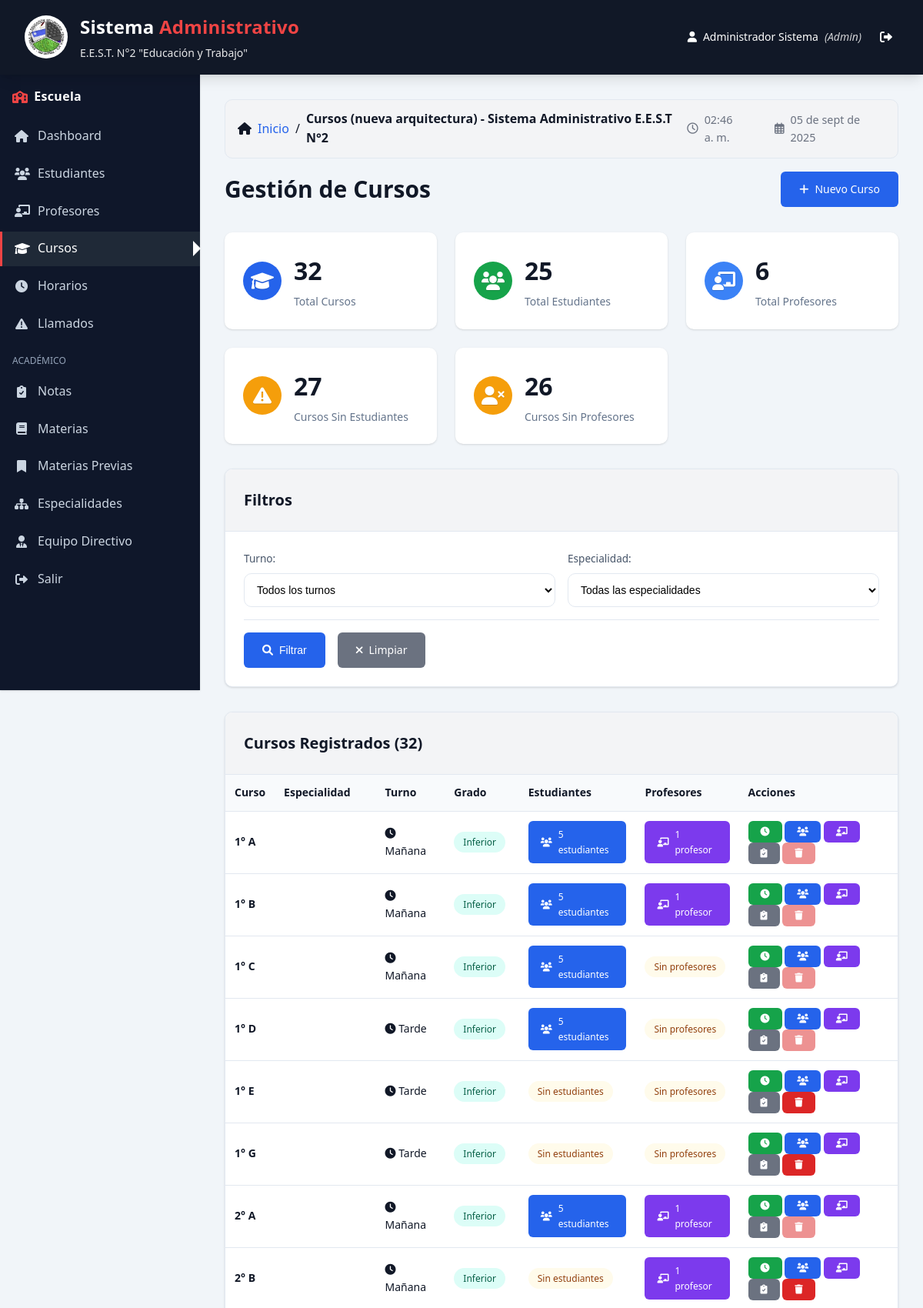
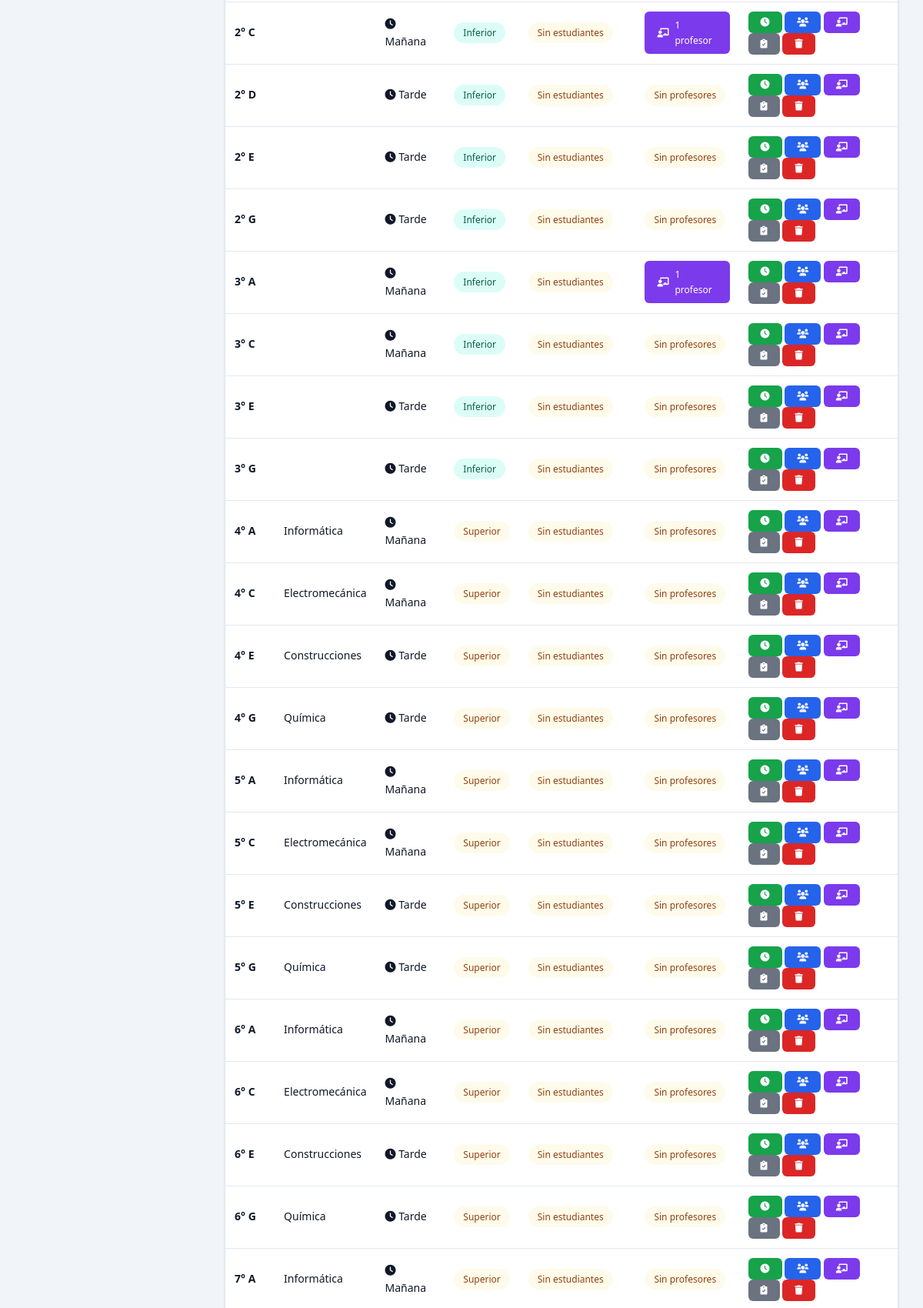
Page /cursos.php (signed in, upper part) on the committed database (2 pictures, top to bottom).
### tables this page shows
CREATE TABLE `usuarios` (
  `id` int(11) NOT NULL,
  `username` varchar(50) NOT NULL,
  `password` varchar(255) NOT NULL,
  `nombre` varchar(100) NOT NULL,
  `apellido` varchar(100) NOT NULL,
  `email` varchar(100) DEFAULT NULL,
  `rol` enum('admin','directivo','preceptor','secretaria') NOT NULL,
  `activo` tinyint(1) DEFAULT 1,
  `fecha_creacion` timestamp NOT NULL DEFAULT current_timestamp()
);

CREATE TABLE `cursos` (
  `id` int(11) NOT NULL,
  `anio` int(11) NOT NULL,
  `division` varchar(5) NOT NULL,
  `turno_id` int(11) NOT NULL,
  `especialidad_id` int(11) DEFAULT NULL,
  `taller_id` int(11) DEFAULT NULL,
  `grado` enum('inferior','superior') NOT NULL,
  `activo` tinyint(1) DEFAULT 1
);

CREATE TABLE `turnos` (
  `id` int(11) NOT NULL,
  `nombre` varchar(20) NOT NULL,
  `hora_inicio` time DEFAULT NULL,
  `hora_fin` time DEFAULT NULL
);

CREATE TABLE `especialidades` (
  `id` int(11) NOT NULL,
  `nombre` varchar(100) NOT NULL,
  `descripcion` text DEFAULT NULL,
  `activa` tinyint(1) DEFAULT 1
);

### cursos.php (the view, shortened to what the rows shown need)
<?php
require_once 'config/database.php';
$db = Database::getInstance();
$servicioAutenticacion = new ServicioAutenticacion($db);
$usuario = $servicioAutenticacion->verificarSesion();
include 'includes/header.php';
$where_conditions = ["c.activo = 1"];
$params = [];
$where_clause = implode(" AND ", $where_conditions);
$cursos = $db->fetchAll("
    SELECT c.*, t.nombre as turno, esp.nombre as especialidad,
           COUNT(DISTINCT e.id) as cantidad_estudiantes,
           COUNT(DISTINCT pc.profesor_id) as cantidad_profesores
    FROM cursos c
    LEFT JOIN turnos t ON c.turno_id = t.id
    LEFT JOIN especialidades esp ON c.especialidad_id = esp.id
    LEFT JOIN estudiantes e ON c.id = e.curso_id AND e.activo = 1
    LEFT JOIN profesor_curso pc ON c.id = pc.curso_id AND pc.activo = 1 AND pc.anio_academico = YEAR(CURDATE())
    WHERE $where_clause
    GROUP BY c.id
    ORDER BY c.anio, c.division
", $params);
?>
<section class="cursos-section">
    <div class="section-header">
        <h2>Gestión de Cursos</h2>
    </div>
    <div class="card">
        <div class="table-container">
            <table class="table">
                <thead>
                    <tr>
                        <th>Curso</th>
                        <th>Especialidad</th>
                        <th>Turno</th>
                        <th>Grado</th>
                        <th>Estudiantes</th>
                        <th>Profesores</th>
                        <th>Acciones</th>
                    </tr>
                </thead>
                <tbody>
                    <?php if (!empty($cursos)): ?>
                        <?php foreach ($cursos as $curso): ?>
                        <tr>
                            <td>
                                <strong><?php echo $curso['anio'] . '° ' . $curso['division']; ?></strong>
                            </td>
                            <td>
                                <?php echo htmlspecialchars($curso['especialidad']); ?>
                            </td>
                            <td>
                                <i class="fas fa-clock"></i>
                                <?php echo htmlspecialchars($curso['turno']); ?>
                            </td>
                            <td>
                                <span class="status <?php echo $curso['grado'] === 'inferior' ? 'status-success' : 'status-warning'; ?>">
                                    <?php echo ucfirst($curso['grado']); ?>
                                </span>
                            </td>
                            <td>
                                <?php if ($curso['cantidad_estudiantes'] > 0): ?>
                                    <a href="estudiantes.php?curso=<?php echo $curso['id']; ?>" class="btn btn-sm btn-primary">
                                        <i class="fas fa-users"></i> <?php echo $curso['cantidad_estudiantes']; ?> estudiante<?php echo $curso['cantidad_estudiantes'] != 1 ? 's' : ''; ?>
                                    </a>
                                <?php else: ?>
                                    <span class="status status-warning">Sin estudiantes</span>
                                <?php endif; ?>
                            </td>
                            <td>
                                <?php if ($curso['cantidad_profesores'] > 0): ?>
                                    <a href="profesores.php?curso=<?php echo $curso['id']; ?>" class="btn btn-sm btn-purple">
                                        <i class="fas fa-chalkboard-teacher"></i> <?php echo $curso['cantidad_profesores']; ?> profesor<?php echo $curso['cantidad_profesores'] != 1 ? 'es' : ''; ?>
                                    </a>
                                <?php else: ?>
                                    <span class="status status-warning">Sin profesores</span>
                                <?php endif; ?>
                            </td>
                            <td>
                                <a href="horarios.php?curso=<?php echo $curso['id']; ?>"
                                   class="btn btn-sm btn-success" title="Ver horarios">
                                    <i class="fas fa-clock"></i>
                                </a>
                                <a href="estudiantes.php?curso=<?php echo $curso['id']; ?>"
                                   class="btn btn-sm btn-primary" title="Ver estudiantes">
                                    <i class="fas fa-users"></i>
                                </a>
                                <a href="profesores.php?curso=<?php echo $curso['id']; ?>"
                                   class="btn btn-sm btn-purple" title="Ver profesores">
                                    <i class="fas fa-chalkboard-teacher"></i>
                                </a>
                                <?php if (hasRole('admin') || hasRole('directivo')): ?>
                                <a href="notas.php?curso=<?php echo $curso['id']; ?>"
                                   class="btn btn-sm btn-secondary" title="Ver notas del curso">
                                    <i class="fas fa-clipboard-check"></i>
                                </a>
                                <?php if ($curso['cantidad_estudiantes'] == 0): ?>
                                <form method="POST" style="display: inline;" onsubmit="return confirm('¿Estás seguro de que quieres eliminar el curso <?php echo $curso['anio'] . '° ' . $curso['division']; ?>? Esta acción no se puede deshacer.');">
                                    <button type="submit" name="eliminar_curso" class="btn btn-sm btn-danger" title="Eliminar curso">
                                        <i class="fas fa-trash"></i>
                                    </button>
                                </form>
                                <?php else: ?>
                                <button type="button" class="btn btn-sm btn-danger" disabled title="No se puede eliminar - Tiene estudiantes asignados">
                                    <i class="fas fa-trash"></i>
                                </button>
                                <?php endif; ?>
                                <?php endif; ?>
                            </td>
                        </tr>
                        <?php endforeach; ?>
                    <?php endif; ?>
                </tbody>
            </table>
        </div>
    </div>
</section>
<?php include 'includes/footer.php'; ?>

### includes/header.php (shortened to what the rows shown need)
<?php
$currentUser = [
    'nombre' => $_SESSION['nombre'] ?? 'Usuario',
    'apellido' => $_SESSION['apellido'] ?? '',
    'rol' => $_SESSION['rol'] ?? 'usuario'
];
function hasRole($roles) {
    $userRole = $_SESSION['rol'] ?? '';
    if (is_array($roles)) {
        return in_array($userRole, $roles);
    }
    return $userRole === $roles;
}
?>
<!DOCTYPE html>
<html lang="es">
<head>
    <link rel="stylesheet" href="css/style.css">
    <link rel="stylesheet" href="https://cdnjs.cloudflare.com/ajax/libs/font-awesome/6.0.0/css/all.min.css">
</head>
<body>
    <header class="main-header">
        <div class="header-top">
            <div class="logo-section">
                <div class="school-info">
                    <h1 class="brand-title">Sistema <span>Administrativo</span></h1>
                    <h2>E.E.S.T. N°2 "Educación y Trabajo"</h2>
                </div>
            </div>
            <div class="user-section">
                <div class="user-info">
                    <i class="fas fa-user"></i>
                    <span><?php echo htmlspecialchars($currentUser['nombre'] . ' ' . $currentUser['apellido']); ?></span>
                    <span class="role">(<?php echo ucfirst($currentUser['rol']); ?>)</span>
                </div>
            </div>
        </div>
    </header>
    <div class="app-layout">
        <main class="main-content">

### rows in the picture
usuarios: nombre+apellido "Administrador Sistema", rol "Admin"
cursos: anio "1", division "A", turno.nombre "Mañana", grado "Inferior", cantidad_estudiantes "5", cantidad_profesores "1"
cursos: anio "1", division "B", turno.nombre "Mañana", grado "Inferior", cantidad_estudiantes "5", cantidad_profesores "1"
cursos: anio "1", division "C", turno.nombre "Mañana", grado "Inferior", cantidad_estudiantes "5", shows "Sin profesores"
cursos: anio "1", division "D", turno.nombre "Tarde", grado "Inferior", cantidad_estudiantes "5", shows "Sin profesores"
cursos: anio "1", division "E", turno.nombre "Tarde", grado "Inferior", shows "Sin estudiantes", shows "Sin profesores"
cursos: anio "1", division "G", turno.nombre "Tarde", grado "Inferior", shows "Sin estudiantes", shows "Sin profesores"
cursos: anio "2", division "A", turno.nombre "Mañana", grado "Inferior", cantidad_estudiantes "5", cantidad_profesores "1"
cursos: anio "2", division "B", turno.nombre "Mañana", grado "Inferior", shows "Sin estudiantes", cantidad_profesores "1"
cursos: anio "2", division "C", turno.nombre "Mañana", grado "Inferior", shows "Sin estudiantes", cantidad_profesores "1"
cursos: anio "2", division "D", turno.nombre "Tarde", grado "Inferior", shows "Sin estudiantes", shows "Sin profesores"
cursos: anio "2", division "E", turno.nombre "Tarde", grado "Inferior", shows "Sin estudiantes", shows "Sin profesores"
cursos: anio "2", division "G", turno.nombre "Tarde", grado "Inferior", shows "Sin estudiantes", shows "Sin profesores"
cursos: anio "3", division "A", turno.nombre "Mañana", grado "Inferior", shows "Sin estudiantes", cantidad_profesores "1"
cursos: anio "3", division "C", turno.nombre "Mañana", grado "Inferior", shows "Sin estudiantes", shows "Sin profesores"
cursos: anio "3", division "E", turno.nombre "Tarde", grado "Inferior", shows "Sin estudiantes", shows "Sin profesores"
cursos: anio "3", division "G", turno.nombre "Tarde", grado "Inferior", shows "Sin estudiantes", shows "Sin profesores"
cursos: anio "4", division "A", especialidad.nombre "Informática", turno.nombre "Mañana", grado "Superior", shows "Sin estudiantes", shows "Sin profesores"
cursos: anio "4", division "C", especialidad.nombre "Electromecánica", turno.nombre "Mañana", grado "Superior", shows "Sin estudiantes", shows "Sin profesores"
cursos: anio "4", division "E", especialidad.nombre "Construcciones", turno.nombre "Tarde", grado "Superior", shows "Sin estudiantes", shows "Sin profesores"
cursos: anio "4", division "G", especialidad.nombre "Química", turno.nombre "Tarde", grado "Superior", shows "Sin estudiantes", shows "Sin profesores"
cursos: anio "5", division "A", especialidad.nombre "Informática", turno.nombre "Mañana", grado "Superior", shows "Sin estudiantes", shows "Sin profesores"
cursos: anio "5", division "C", especialidad.nombre "Electromecánica", turno.nombre "Mañana", grado "Superior", shows "Sin estudiantes", shows "Sin profesores"
cursos: anio "5", division "E", especialidad.nombre "Construcciones", turno.nombre "Tarde", grado "Superior", shows "Sin estudiantes", shows "Sin profesores"
cursos: anio "5", division "G", especialidad.nombre "Química", turno.nombre "Tarde", grado "Superior", shows "Sin estudiantes", shows "Sin profesores"
cursos: anio "6", division "A", especialidad.nombre "Informática", turno.nombre "Mañana", grado "Superior", shows "Sin estudiantes", shows "Sin profesores"
cursos: anio "6", division "C", especialidad.nombre "Electromecánica", turno.nombre "Mañana", grado "Superior", shows "Sin estudiantes", shows "Sin profesores"
cursos: anio "6", division "E", especialidad.nombre "Construcciones", turno.nombre "Tarde", grado "Superior", shows "Sin estudiantes", shows "Sin profesores"
cursos: anio "6", division "G", especialidad.nombre "Química", turno.nombre "Tarde", grado "Superior", shows "Sin estudiantes", shows "Sin profesores"
cursos: anio "7", division "A", especialidad.nombre "Informática", turno.nombre "Mañana", grado "Superior", shows "Sin estudiantes", shows "Sin profesores"

### other values in the picture
$pageTitle "Cursos (nueva arquitectura) - Sistema Administrativo E.E.S.T N°2"
$total_cursos "32"
$total_estudiantes "25"
$total_profesores "6"
$cursos_sin_estudiantes "27"
$cursos_sin_profesores "26"
